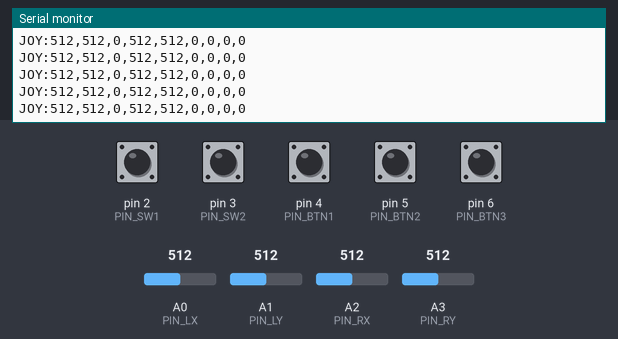
Recording of a sketch running on a simulated Arduino Uno, built with avr-gcc and run on an emulated ATmega328P. On the bench: the last lines printed to the serial monitor. The inputs (shaded band) are chosen by the test bench; at power-on: pin 2 (PIN_SW1), pin 3 (PIN_SW2), pin 4 (PIN_BTN1), pin 5 (PIN_BTN2), pin 6 (PIN_BTN3) HIGH, A0 (PIN_LX) = 512, A1 (PIN_LY) = 512, A2 (PIN_RX) = 512, A3 (PIN_RY) = 512.

Above: at 1.2 s.
1.3 s: A0 (PIN_LX) set to 716
At 2.4 s:
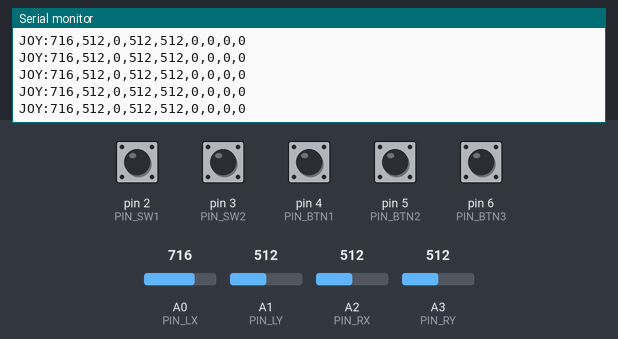
2.8 s: A1 (PIN_LY) set to 716
At 3.7 s:
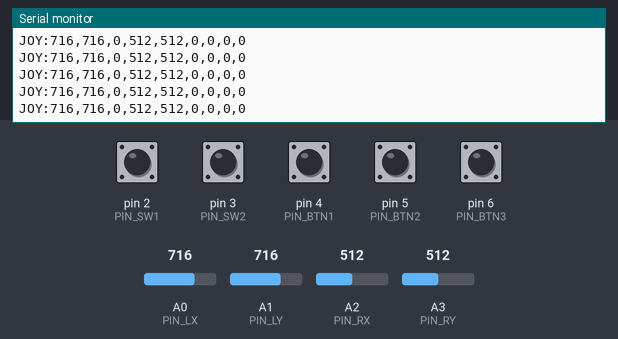
4.3 s: A2 (PIN_RX) set to 716
At 5.1 s:
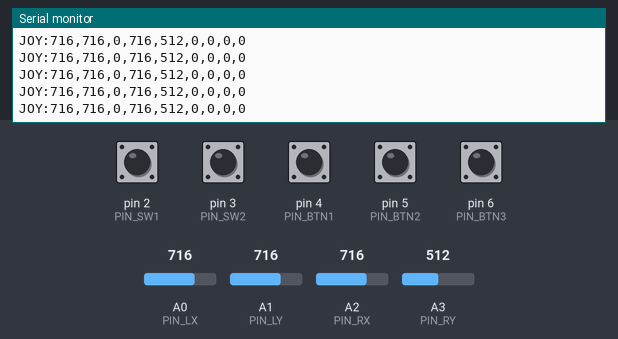
5.8 s: A3 (PIN_RY) set to 716
At 6.6 s:
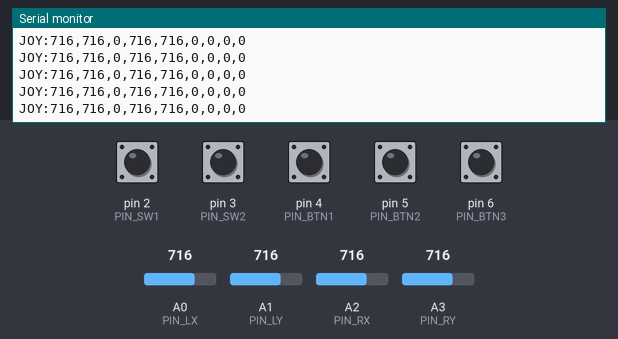

The sketch:

arduino_gamepad.ino
```cpp
/*
 * HYPER FLIGHT 3D - Arduino UNO Dual Joystick Gamepad Firmware
 *
 * Hardware Wiring Guide for Arduino UNO:
 * --------------------------------------------------
 * Left Joystick:
 *   - VRX  --> Analog Pin A0 (Left/Right - Yaw/Roll)
 *   - VRY  --> Analog Pin A1 (Up/Down - Pitch)
 *   - SW   --> Digital Pin D2 (Left Stick Click - Reset View / Lock On)
 *
 * Right Joystick:
 *   - VRX  --> Analog Pin A2 (Pan Camera X / Throttle Fine)
 *   - VRY  --> Analog Pin A3 (Throttle Up/Down)
 *   - SW   --> Digital Pin D3 (Right Stick Click - Change Camera Mode)
 *
 * External Push Buttons / Triggers:
 *   - Button 1 (Fire Laser)    --> Digital Pin D4 (with internal pullup)
 *   - Button 2 (Fire Missile)  --> Digital Pin D5 (with internal pullup)
 *   - Button 3 (Boost Speed)   --> Digital Pin D6 (with internal pullup)
 *
 * Power:
 *   - Connect VCC of both joysticks to 5V on Arduino
 *   - Connect GND of both joysticks and buttons to GND on Arduino
 *
 * Serial Output Format:
 *   JOY:LX,LY,SW1,RX,RY,SW2,B1,B2,B3
 *   Example: JOY:512,508,1,514,510,1,1,1,1
 */

const int PIN_LX = A0;  // Left Joystick X (Roll/Yaw)
const int PIN_LY = A1;  // Left Joystick Y (Pitch)
const int PIN_SW1 = 2;  // Left Joystick Switch

const int PIN_RX = A2;  // Right Joystick X (Camera Yaw)
const int PIN_RY = A3;  // Right Joystick Y (Throttle / Pitch Fine)
const int PIN_SW2 = 3;  // Right Joystick Switch

const int PIN_BTN1 = 4; // Fire Laser
const int PIN_BTN2 = 5; // Launch Missile
const int PIN_BTN3 = 6; // Boost Engine

void setup() {
  // Initialize Serial Communication at 115200 Baud
  Serial.begin(115200);

  // Configure Digital Pin Modes with internal pull-up resistors
  pinMode(PIN_SW1, INPUT_PULLUP);
  pinMode(PIN_SW2, INPUT_PULLUP);
  pinMode(PIN_BTN1, INPUT_PULLUP);
  pinMode(PIN_BTN2, INPUT_PULLUP);
  pinMode(PIN_BTN3, INPUT_PULLUP);

  // Ready signal
  Serial.println("HYPER_FLIGHT_ARDUINO_READY");
}

void loop() {
  // Read Analog Joystick values (0 - 1023)
  int lx = analogRead(PIN_LX);
  int ly = analogRead(PIN_LY);
  int rx = analogRead(PIN_RX);
  int ry = analogRead(PIN_RY);

  // Read Digital Button values (Active LOW due to INPUT_PULLUP)
  int sw1 = digitalRead(PIN_SW1) == LOW ? 1 : 0;
  int sw2 = digitalRead(PIN_SW2) == LOW ? 1 : 0;
  int b1  = digitalRead(PIN_BTN1) == LOW ? 1 : 0;
  int b2  = digitalRead(PIN_BTN2) == LOW ? 1 : 0;
  int b3  = digitalRead(PIN_BTN3) == LOW ? 1 : 0;

  // Format and transmit over Serial stream
  Serial.print("JOY:");
  Serial.print(lx); Serial.print(",");
  Serial.print(ly); Serial.print(",");
  Serial.print(sw1); Serial.print(",");
  Serial.print(rx); Serial.print(",");
  Serial.print(ry); Serial.print(",");
  Serial.print(sw2); Serial.print(",");
  Serial.print(b1); Serial.print(",");
  Serial.print(b2); Serial.print(",");
  Serial.println(b3);

  // Transmission delay (~60Hz update rate matching screen frame rate)
  delay(16);
}
```

Measured:
- after the input at 1.3 s, the serial monitor: prints a new line at once (image 1)
- after the input at 2.8 s, the serial monitor: prints a new line at once (image 2)
- after the input at 4.3 s, the serial monitor: prints a new line at once (image 3)
- after the input at 5.8 s, the serial monitor: prints a new line at once (image 4)
